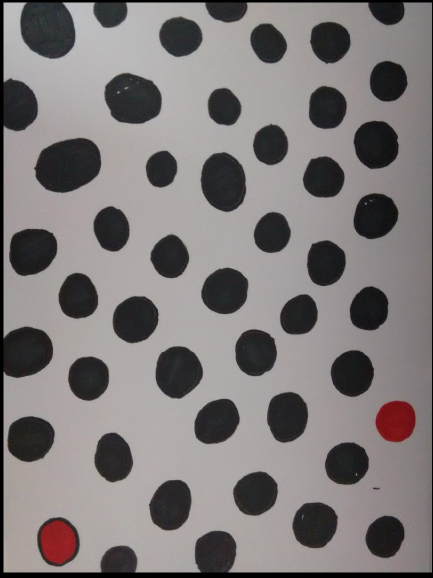
#> input picture assignments/assignment-2/input/thresholding_input.png, 865 x 1156 px (shown at 1/2 size)
$ jupyter execute --allow-errors assignment-2.ipynb
#> lines starting #> are read from the running program, lines starting #| are printed output that depends on the picture; after the words box and inside, x2 and y2 are one past the last pixel; in counts of white or black regions, pixels touching at a corner belong together
[cell 1]
import cv2 as cv
import matplotlib.pyplot as plt
import numpy as np

np.random.seed(0)

plt.rcParams['text.usetex'] = True
plt.rcParams['font.size'] = 12
plt.figsize = (10, 20)

# Helper Function
def display_image(image, title='Press Escape to Quit'):
    cv.imshow(title, image)
    # Press escape to close the image
    if cv.waitKey(0) & 0xff == 27:
        cv.destroyAllWindows()

1. Use different thresholding algorithms on the following image to generate and save
the binary image after thresholding.

[cell 2]
threshold_input = cv.imread('input/thresholding_input.png', cv.IMREAD_GRAYSCALE)
#> threshold_input: shape (1156, 865); min 0, max 195, mean 122.5
#display_image(threshold_input)

[cell 3]
"""
Non Adaptive Thresholding
"""

def manual_threshold(image, threshold, *, display=False, path="output/thresholding/manual_thresholding.png"):
#> called with threshold = 127, display = False
    modified_image = (image > threshold) * 255
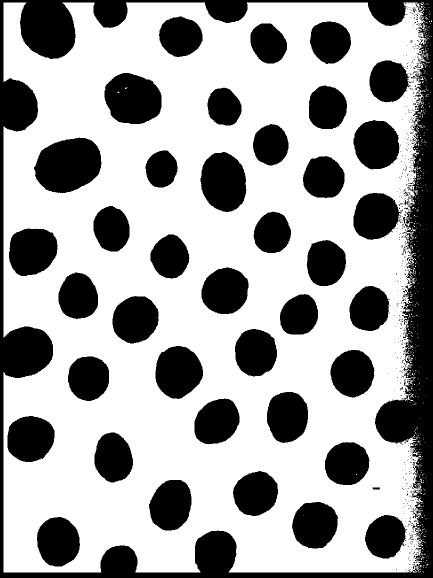
#> modified_image: shape (1156, 865) int64 (shown at 1/2 size); 65.4% white; 646 black regions (595 under 20 px), largest, box (x1, y1, x2, y2) and area: (0, 0, 865, 1156) 110196, (68, 275, 203, 386) 11355, (209, 146, 323, 248) 9166
    if display:
        display_image(modified_image)
    cv.imwrite(path, modified_image)
    return modified_image

def mean_threshold(image, *, display=False, path="output/thresholding/mean_thresholding.png"):
#> called with display = False
    modified_image = (image > np.mean(image)) * 255
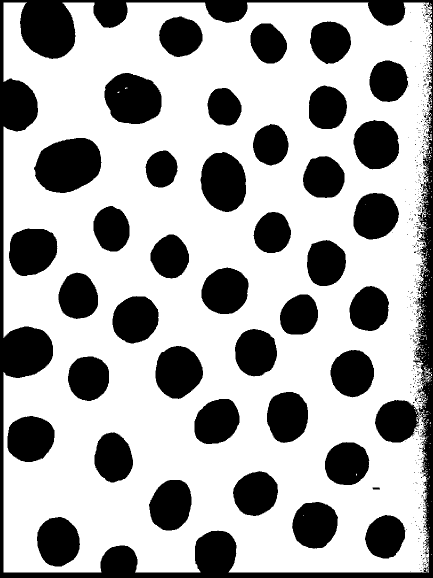
#> modified_image: shape (1156, 865) int64 (shown at 1/2 size); 68% white; 560 black regions (512 under 20 px), largest, box (x1, y1, x2, y2) and area: (0, 0, 865, 1156) 85844, (68, 276, 203, 386) 11317, (209, 146, 323, 248) 9126
    if display:
        display_image(modified_image)
    cv.imwrite(path, modified_image)
    return modified_image

def median_threshold(image, *, display=False, path="output/thresholding/median_thresholding.png"):
#> called with display = False
    modified_image = (image > np.median(image)) * 255
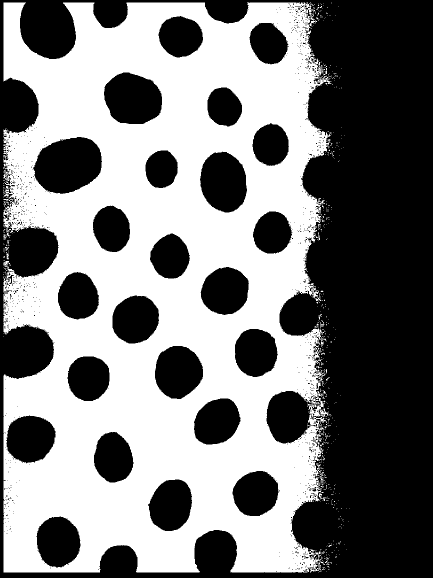
#> modified_image: shape (1156, 865) int64 (shown at 1/2 size); 49.3% white; 557 white regions (542 under 20 px), largest, box (x1, y1, x2, y2) and area: (7, 5, 663, 1145) 490533, (638, 985, 653, 1002) 67, (639, 944, 650, 967) 66
    if display:
        display_image(modified_image)
    cv.imwrite(path, modified_image)
    return modified_image

def otsu_threshold(image, *, display=False, path="output/thresholding/otsu_thresholding.png"):
#> called with display = False
    hist, bin_edges = np.histogram(image, bins=256)
#> hist = 256 values, max 38549 at index 223, min 0 at index 1, mean 3906; bin_edges = 257 values from 0 to 195
    bin_centers = (bin_edges[:-1] + bin_edges[1:]) / 2
#> bin_centers = 256 values from 0.381 to 194.6
    best_threshold = 0
    max_inter_class_variance = 0
    for t in range(len(bin_centers)):
        frequency_1 = np.sum(hist[:t+1])
        frequency_2 = np.sum(hist[t+1:])
        if frequency_1 == 0 or frequency_2 == 0:
          continue
        mean_1 = np.sum(hist[:t+1] * bin_centers[:t+1]) / frequency_1
        mean_2 = np.sum(hist[t+1:] * bin_centers[t+1:]) / frequency_2
        inter_class_variance = frequency_1 * frequency_2 * (mean_1 - mean_2)**2
        if inter_class_variance > max_inter_class_variance:
            max_inter_class_variance = inter_class_variance
            best_threshold = bin_centers[t]
#> this loop made 256 passes
#> (frequency_1, frequency_2, mean_1, mean_2, max_inter_class_variance, best_threshold) on passes 1, 14, 15, 16, 18, 19, 20, 22, 23, 24, 25, 27: (22960, 976980, 0.381, 125.4, 3.5e+14, 0.381), (22962, 976978, 0.382, 125.4, 3.5e+14, 10.28), (22964, 976976, 0.383, 125.4, 3.5e+14, 11.04), (22970, 976970, 0.386, 125.4, 3.5e+14, 11.81), (23002, 976938, 0.404, 125.4, 3.51e+14, 13.33), (23098, 976842, 0.461, 125.4, 3.52e+14, 14.09), (23330, 976610, 0.604, 125.4, 3.55e+14, 14.85), (23728, 976212, 0.868, 125.4, 3.59e+14, 16.38), (24519, 975421, 1.39, 125.5, 3.69e+14, 17.14), (25802, 974138, 2.21, 125.7, 3.83e+14, 17.9), (27737, 972203, 3.36, 125.9, 4.05e+14, 18.66), (30365, 969575, 4.82, 126.2, 4.34e+14, 20.19)
#> (frequency_1, frequency_2, mean_1, mean_2, max_inter_class_variance) on pass 112: (295126, 704814, 34.49, 159.3, 3.24e+15)
#> after the loop, best_threshold = 97.12; max_inter_class_variance = 3.25e+15
    modified_image = (image > best_threshold) * 255
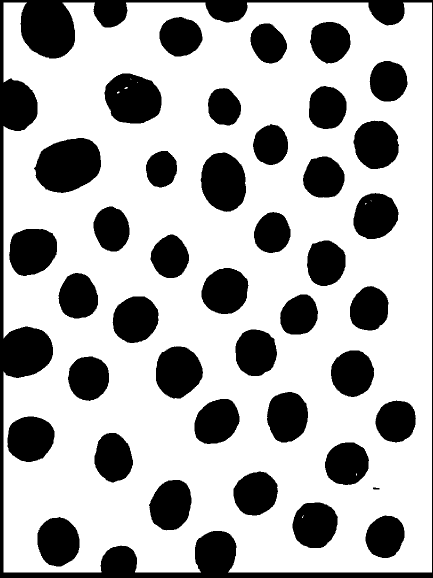
#> modified_image: shape (1156, 865) int64 (shown at 1/2 size); 70.2% white; 41 black regions, largest, box (x1, y1, x2, y2) and area: (0, 0, 865, 1156) 64427, (68, 276, 202, 386) 11132, (209, 147, 323, 247) 8954
    if display:
        display_image(modified_image)
    cv.imwrite(path, modified_image)
    return modified_image

[cell 4]
"""
Adaptive Thresholding
"""

def adaptive_mean_thresholding(image, shift=0, block_size=7, *, display=False, path="output/thresholding/adaptive_mean_thresholding.png"):
#> called with shift = 4, block_size = 7, display = False
    height, width = image.shape
#> height = 1156; width = 865
    modified_image = np.zeros_like(image)
    half_block = block_size // 2

    for y in range(height):
        for x in range(width):

            y1 = max(0, y-half_block)
            y2 = min(height, y+half_block)
            x1 = max(0, x-half_block)
            x2 = min(width, x+half_block)

            neighborhood = image[y1:y2, x1:x2]
            threshold = np.mean(neighborhood) - shift
            modified_image[y, x] = 255 if image[y, x] > threshold else 0
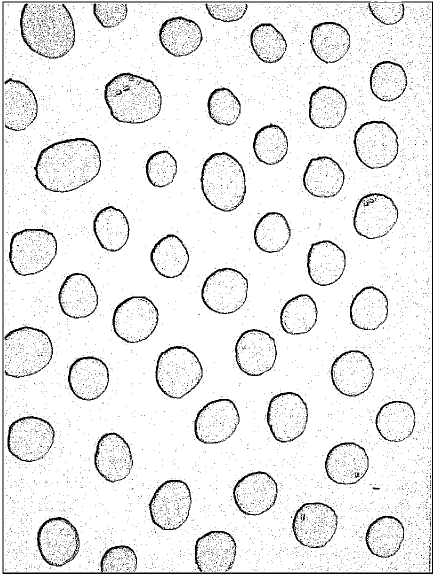
#> modified_image: shape (1156, 865) (shown at 1/2 size); 93.4% white; 10048 black regions (9976 under 20 px), largest, box (x1, y1, x2, y2) and area: (5, 3, 865, 1148) 8280, (68, 276, 202, 386) 1369, (209, 145, 323, 247) 1305

    if display:
        display_image(modified_image)

    cv.imwrite(path, modified_image)
    return modified_image

def adaptive_gaussian_thresholding(image, shift=0, block_size=7, *, display=False, path="output/thresholding/adaptive_gaussian_thresholding.png"):
#> called with shift = 4, block_size = 7, display = False
    height, width = image.shape
#> height = 1156; width = 865
    modified_image = np.zeros_like(image)
    half_block = block_size // 2

    x_values = np.arange(-half_block, half_block+1)
    # Values I set: μ=0, σ=half_block/3
    μ = 0
    σ = half_block/3
    gaussian_kernel = np.exp(- (x_values - μ) ** 2 / (2 * σ ** 2))
    two_d_gaussian_kernel = np.outer(gaussian_kernel, gaussian_kernel)
    standard_gaussian_kernel = two_d_gaussian_kernel / np.sum(two_d_gaussian_kernel)

    for y in range(height):
        for x in range(width):
            y1 = max(0, y-half_block)
            y2 = min(height, y+half_block)
            x1 = max(0, x-half_block)
            x2 = min(width, x+half_block)

            neighborhood = image[y1:y2, x1:x2]

            # Pad the neighborhood with zeros
            pad_y = half_block - (y - y1)
            pad_x = half_block - (x - x1)
            padded_neighborhood = np.pad(neighborhood,
                                         ((pad_y, block_size - neighborhood.shape[0] - pad_y),
                                          (pad_x, block_size - neighborhood.shape[1] - pad_x)),
                                            mode='edge'
                                        )

            weighted_sum = np.sum(padded_neighborhood * standard_gaussian_kernel)
            threshold = weighted_sum - shift
            modified_image[y, x] = 255 if image[y, x] > threshold else 0
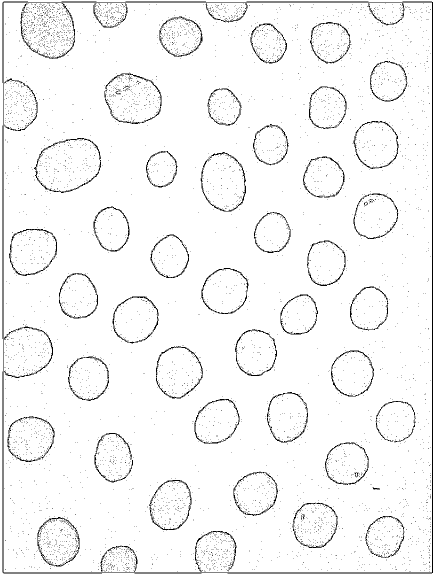
#> modified_image: shape (1156, 865) (shown at 1/2 size); 96.1% white; black in thin lines or dots

    if display:
        display_image(modified_image)

    cv.imwrite(path, modified_image)
    return modified_image

[cell 5]
manual_threshold(threshold_input, 127)
mean_threshold(threshold_input)
median_threshold(threshold_input)
otsu_threshold(threshold_input)
print("Done")

[cell 6]
adaptive_mean_thresholding(threshold_input, 4)
adaptive_gaussian_thresholding(threshold_input, 4)
print("Done")

2.Draw a fence of an arbitrary shape by hand (!) on a clean paper with white background
and printed lines on it as explained in the class. Take a photo of this image. Write a
program\
a) to read the photographed image and translate it to a gray scale image of size say,
300 x 300 of this image.\
b) Use global thresholding algorithm to clean image to remove all lines on it.\
c) Save original and binary image by name fence_original.jpg and
fence_threshold.jpg.\
d) Write a program to draw a filled circle of radius 5 randomly in this image
(fence_threshold.jpg). Generate 50 such images. Store these images into two
folders as explained in the class.

[cell 7]
fence_image = cv.imread('input/fence.jpeg', cv.IMREAD_GRAYSCALE)
#> (the rest of this cell did not finish here and is left out)

[cell 8]
def draw_circle(image, radius, center_x, center_y):
    image_copy = image.copy()
    rr, cc = np.mgrid[:image_copy.shape[0], :image_copy.shape[1]]
    circle = (rr - center_y)**2 + (cc - center_x)**2 <= radius**2
    image_copy[circle] = 0
    return image_copy

#> (the rest of this cell did not finish here and is left out)

3. Write a histogram equalization code to improve the contrast of the following grayscale image.\
A)  Show and save the input and output (after histogram equalization) grayscale images.\
B)  Show and save the intensity histogram of the input and output image.\
C)  Show and save the differential probability histogram of the input and output image.\
D)  Superimpose the cumulative probability histogram on c; the differential probability histogram of the input and output image.\
E)  Obtain and store the mean intensity of the input and output image

[cell 9]
brain_image = cv.imread("input/brain.png", cv.IMREAD_GRAYSCALE)

[cell 10]
def histogram(image, name=""):
#> called with name = ''
    histogram = np.zeros(256)
    for pixel_intensity in image.flatten():
        histogram[pixel_intensity] += 1

    if name:
        plt.figure()
        plt.bar(np.arange(256), histogram)
        plt.xlabel(r'Pixel Intensity $\longrightarrow$')
        plt.ylabel(r'Frequency $\longrightarrow$')
        plt.title(f'Histogram of {name} image')
        plt.savefig(f'output/brain/{name}_histogram.png')
        plt.close()

    return histogram

def differential_histogram(image, name=""):
    hist = histogram(image)
    differential_histogram = hist / image.size

    if name:
        plt.figure()
        plt.bar(np.arange(256), differential_histogram)
        plt.xlabel(r'Pixel Intensity $\longrightarrow$')
        plt.ylabel(r'Probability $\longrightarrow$')
        plt.title(f'Differential Histogram of {name} image')
        plt.savefig(f'output/brain/{name}_differential_histogram.png')
        plt.close()

    return differential_histogram

def cumulative_histogram(image, name=""):
    diff_hist = differential_histogram(image)
    cumulative_histogram = np.cumsum(diff_hist)

    if name:
        plt.figure()
        plt.bar(np.arange(256), cumulative_histogram)
        plt.xlabel(r'Pixel Intensity $\longrightarrow$')
        plt.ylabel(r'Probability $\longrightarrow$')
        plt.title(f'Cumulative Histogram of {name} image')
        plt.savefig(f'output/brain/{name}_cumulative_histogram.png')
        plt.close()

    return cumulative_histogram

def histogram_equalization(image, name=""):
    cum_hist = cumulative_histogram(image)
    equalized_values = np.interp(image.flatten(), np.arange(256), cum_hist * 255)
    modified_image = equalized_values.reshape(image.shape)

    if name:
        cv.imwrite(f'output/brain/{name}_histogram_equalized.png', modified_image)

    return modified_image.astype(np.uint8)
